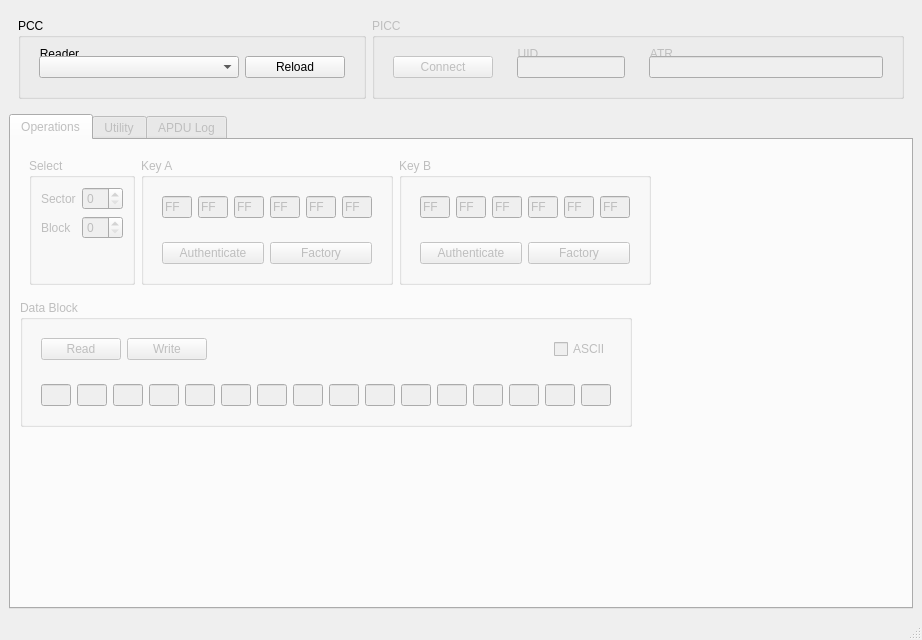
<?xml version="1.0" encoding="UTF-8"?>
<ui version="4.0">
 <class>MainWindow</class>
 <widget class="QMainWindow" name="MainWindow">
  <property name="geometry">
   <rect>
    <x>0</x>
    <y>0</y>
    <width>922</width>
    <height>640</height>
   </rect>
  </property>
  <property name="windowTitle">
   <string>MainWindow</string>
  </property>
  <widget class="QWidget" name="centralwidget">
   <layout class="QVBoxLayout" name="verticalLayout">
    <item>
     <widget class="QFrame" name="frame_2">
      <property name="sizePolicy">
       <sizepolicy hsizetype="Expanding" vsizetype="Preferred">
        <horstretch>0</horstretch>
        <verstretch>0</verstretch>
       </sizepolicy>
      </property>
      <property name="frameShape">
       <enum>QFrame::NoFrame</enum>
      </property>
      <property name="frameShadow">
       <enum>QFrame::Raised</enum>
      </property>
      <property name="lineWidth">
       <number>1</number>
      </property>
      <layout class="QHBoxLayout" name="horizontalLayout_2">
       <item>
        <widget class="QGroupBox" name="groupBoxPCC">
         <property name="sizePolicy">
          <sizepolicy hsizetype="Maximum" vsizetype="Maximum">
           <horstretch>0</horstretch>
           <verstretch>0</verstretch>
          </sizepolicy>
         </property>
         <property name="title">
          <string>PCC</string>
         </property>
         <layout class="QHBoxLayout" name="horizontalLayout">
          <item>
           <widget class="QGroupBox" name="groupBox_6">
            <property name="sizePolicy">
             <sizepolicy hsizetype="Minimum" vsizetype="Minimum">
              <horstretch>0</horstretch>
              <verstretch>0</verstretch>
             </sizepolicy>
            </property>
            <property name="styleSheet">
             <string notr="true">QGroupBox{
  border: none;
  margin-top: 2ex;
}
 QGroupBox::title{
  subcontrol-origin: 
  margin;subcontrol-position:
  top left;
  margin-left: 5px;
  padding:0px 3px;
}</string>
            </property>
            <property name="title">
             <string>Reader</string>
            </property>
            <layout class="QHBoxLayout" name="horizontalLayout_10">
             <property name="leftMargin">
              <number>9</number>
             </property>
             <property name="topMargin">
              <number>9</number>
             </property>
             <property name="rightMargin">
              <number>9</number>
             </property>
             <property name="bottomMargin">
              <number>9</number>
             </property>
             <item>
              <widget class="QComboBox" name="cmbReader">
               <property name="sizePolicy">
                <sizepolicy hsizetype="Fixed" vsizetype="Fixed">
                 <horstretch>0</horstretch>
                 <verstretch>0</verstretch>
                </sizepolicy>
               </property>
               <property name="minimumSize">
                <size>
                 <width>200</width>
                 <height>0</height>
                </size>
               </property>
              </widget>
             </item>
             <item>
              <widget class="QPushButton" name="btnReloadReader">
               <property name="sizePolicy">
                <sizepolicy hsizetype="Fixed" vsizetype="Fixed">
                 <horstretch>0</horstretch>
                 <verstretch>0</verstretch>
                </sizepolicy>
               </property>
               <property name="minimumSize">
                <size>
                 <width>100</width>
                 <height>0</height>
                </size>
               </property>
               <property name="text">
                <string>Reload</string>
               </property>
              </widget>
             </item>
            </layout>
           </widget>
          </item>
         </layout>
        </widget>
       </item>
       <item>
        <widget class="QGroupBox" name="groupBoxPICCC">
         <property name="enabled">
          <bool>false</bool>
         </property>
         <property name="sizePolicy">
          <sizepolicy hsizetype="Minimum" vsizetype="Minimum">
           <horstretch>0</horstretch>
           <verstretch>0</verstretch>
          </sizepolicy>
         </property>
         <property name="title">
          <string>PICC</string>
         </property>
         <layout class="QHBoxLayout" name="horizontalLayout_3">
          <item>
           <widget class="QGroupBox" name="groupBox_9">
            <property name="sizePolicy">
             <sizepolicy hsizetype="Minimum" vsizetype="Minimum">
              <horstretch>0</horstretch>
              <verstretch>0</verstretch>
             </sizepolicy>
            </property>
            <property name="styleSheet">
             <string notr="true">QGroupBox{
  border: none;
  margin-top: 2ex;
}
 QGroupBox::title{
  subcontrol-origin: 
  margin;subcontrol-position:
  top left;
  margin-left: 5px;
  padding:0px 3px;
}</string>
            </property>
            <property name="title">
             <string/>
            </property>
            <layout class="QHBoxLayout" name="horizontalLayout_13">
             <property name="leftMargin">
              <number>9</number>
             </property>
             <property name="topMargin">
              <number>9</number>
             </property>
             <property name="rightMargin">
              <number>9</number>
             </property>
             <property name="bottomMargin">
              <number>9</number>
             </property>
             <item>
              <widget class="QPushButton" name="btnConnetPICC">
               <property name="sizePolicy">
                <sizepolicy hsizetype="Fixed" vsizetype="Fixed">
                 <horstretch>0</horstretch>
                 <verstretch>0</verstretch>
                </sizepolicy>
               </property>
               <property name="minimumSize">
                <size>
                 <width>100</width>
                 <height>0</height>
                </size>
               </property>
               <property name="maximumSize">
                <size>
                 <width>16777215</width>
                 <height>16777215</height>
                </size>
               </property>
               <property name="text">
                <string>Connect</string>
               </property>
              </widget>
             </item>
            </layout>
           </widget>
          </item>
          <item>
           <widget class="QGroupBox" name="groupBox_7">
            <property name="sizePolicy">
             <sizepolicy hsizetype="Minimum" vsizetype="Minimum">
              <horstretch>0</horstretch>
              <verstretch>0</verstretch>
             </sizepolicy>
            </property>
            <property name="styleSheet">
             <string notr="true">QGroupBox{
  border: none;
  margin-top: 2ex;
}
 QGroupBox::title{
  subcontrol-origin: 
  margin;subcontrol-position:
  top left;
  margin-left: 5px;
  padding:0px 3px;
}</string>
            </property>
            <property name="title">
             <string>UID</string>
            </property>
            <layout class="QHBoxLayout" name="horizontalLayout_11">
             <property name="leftMargin">
              <number>9</number>
             </property>
             <property name="topMargin">
              <number>9</number>
             </property>
             <property name="rightMargin">
              <number>9</number>
             </property>
             <property name="bottomMargin">
              <number>9</number>
             </property>
             <item>
              <widget class="QLineEdit" name="txtUID">
               <property name="sizePolicy">
                <sizepolicy hsizetype="Fixed" vsizetype="Fixed">
                 <horstretch>0</horstretch>
                 <verstretch>0</verstretch>
                </sizepolicy>
               </property>
               <property name="minimumSize">
                <size>
                 <width>50</width>
                 <height>0</height>
                </size>
               </property>
               <property name="readOnly">
                <bool>true</bool>
               </property>
              </widget>
             </item>
            </layout>
           </widget>
          </item>
          <item>
           <widget class="QGroupBox" name="groupBox_8">
            <property name="sizePolicy">
             <sizepolicy hsizetype="Minimum" vsizetype="Minimum">
              <horstretch>0</horstretch>
              <verstretch>0</verstretch>
             </sizepolicy>
            </property>
            <property name="styleSheet">
             <string notr="true">QGroupBox{
  border: none;
  margin-top: 2ex;
}
 QGroupBox::title{
  subcontrol-origin: 
  margin;subcontrol-position:
  top left;
  margin-left: 5px;
  padding:0px 3px;
}</string>
            </property>
            <property name="title">
             <string>ATR</string>
            </property>
            <layout class="QHBoxLayout" name="horizontalLayout_12">
             <property name="leftMargin">
              <number>9</number>
             </property>
             <property name="topMargin">
              <number>9</number>
             </property>
             <property name="rightMargin">
              <number>9</number>
             </property>
             <property name="bottomMargin">
              <number>9</number>
             </property>
             <item>
              <widget class="QLineEdit" name="txtATR">
               <property name="minimumSize">
                <size>
                 <width>200</width>
                 <height>0</height>
                </size>
               </property>
               <property name="readOnly">
                <bool>true</bool>
               </property>
              </widget>
             </item>
            </layout>
           </widget>
          </item>
         </layout>
        </widget>
       </item>
      </layout>
     </widget>
    </item>
    <item>
     <widget class="QTabWidget" name="tabMain">
      <property name="enabled">
       <bool>false</bool>
      </property>
      <property name="currentIndex">
       <number>0</number>
      </property>
      <widget class="QWidget" name="tab">
       <attribute name="title">
        <string>Operations</string>
       </attribute>
       <layout class="QVBoxLayout" name="verticalLayout_4">
        <item>
         <widget class="QFrame" name="frame">
          <property name="sizePolicy">
           <sizepolicy hsizetype="Maximum" vsizetype="Maximum">
            <horstretch>0</horstretch>
            <verstretch>0</verstretch>
           </sizepolicy>
          </property>
          <property name="frameShape">
           <enum>QFrame::NoFrame</enum>
          </property>
          <property name="frameShadow">
           <enum>QFrame::Raised</enum>
          </property>
          <layout class="QHBoxLayout" name="horizontalLayout_4">
           <item>
            <widget class="QGroupBox" name="groupBox_3">
             <property name="title">
              <string>Select</string>
             </property>
             <layout class="QFormLayout" name="formLayout">
              <item row="1" column="0">
               <widget class="QLabel" name="label_5">
                <property name="text">
                 <string>Block</string>
                </property>
               </widget>
              </item>
              <item row="1" column="1">
               <widget class="QSpinBox" name="spnBlock">
                <property name="maximum">
                 <number>3</number>
                </property>
               </widget>
              </item>
              <item row="0" column="0">
               <widget class="QLabel" name="label_4">
                <property name="text">
                 <string>Sector</string>
                </property>
               </widget>
              </item>
              <item row="0" column="1">
               <widget class="QSpinBox" name="spnSector">
                <property name="maximum">
                 <number>15</number>
                </property>
               </widget>
              </item>
             </layout>
            </widget>
           </item>
           <item>
            <widget class="QGroupBox" name="groupBox_4">
             <property name="title">
              <string>Key A</string>
             </property>
             <layout class="QVBoxLayout" name="verticalLayout_2">
              <item>
               <widget class="QFrame" name="frame_3">
                <property name="frameShape">
                 <enum>QFrame::NoFrame</enum>
                </property>
                <property name="frameShadow">
                 <enum>QFrame::Raised</enum>
                </property>
                <layout class="QHBoxLayout" name="horizontalLayout_5">
                 <item>
                  <widget class="QLineEdit" name="txtKeyA0">
                   <property name="sizePolicy">
                    <sizepolicy hsizetype="Fixed" vsizetype="Fixed">
                     <horstretch>0</horstretch>
                     <verstretch>0</verstretch>
                    </sizepolicy>
                   </property>
                   <property name="maximumSize">
                    <size>
                     <width>30</width>
                     <height>30</height>
                    </size>
                   </property>
                   <property name="text">
                    <string>FF</string>
                   </property>
                   <property name="maxLength">
                    <number>2</number>
                   </property>
                  </widget>
                 </item>
                 <item>
                  <widget class="QLineEdit" name="txtKeyA1">
                   <property name="sizePolicy">
                    <sizepolicy hsizetype="Fixed" vsizetype="Fixed">
                     <horstretch>0</horstretch>
                     <verstretch>0</verstretch>
                    </sizepolicy>
                   </property>
                   <property name="maximumSize">
                    <size>
                     <width>30</width>
                     <height>30</height>
                    </size>
                   </property>
                   <property name="text">
                    <string>FF</string>
                   </property>
                   <property name="maxLength">
                    <number>2</number>
                   </property>
                  </widget>
                 </item>
                 <item>
                  <widget class="QLineEdit" name="txtKeyA2">
                   <property name="sizePolicy">
                    <sizepolicy hsizetype="Fixed" vsizetype="Fixed">
                     <horstretch>0</horstretch>
                     <verstretch>0</verstretch>
                    </sizepolicy>
                   </property>
                   <property name="maximumSize">
                    <size>
                     <width>30</width>
                     <height>30</height>
                    </size>
                   </property>
                   <property name="text">
                    <string>FF</string>
                   </property>
                   <property name="maxLength">
                    <number>2</number>
                   </property>
                  </widget>
                 </item>
                 <item>
                  <widget class="QLineEdit" name="txtKeyA3">
                   <property name="sizePolicy">
                    <sizepolicy hsizetype="Fixed" vsizetype="Fixed">
                     <horstretch>0</horstretch>
                     <verstretch>0</verstretch>
                    </sizepolicy>
                   </property>
                   <property name="maximumSize">
                    <size>
                     <width>30</width>
                     <height>30</height>
                    </size>
                   </property>
                   <property name="text">
                    <string>FF</string>
                   </property>
                   <property name="maxLength">
                    <number>2</number>
                   </property>
                  </widget>
                 </item>
                 <item>
                  <widget class="QLineEdit" name="txtKeyA4">
                   <property name="sizePolicy">
                    <sizepolicy hsizetype="Fixed" vsizetype="Fixed">
                     <horstretch>0</horstretch>
                     <verstretch>0</verstretch>
                    </sizepolicy>
                   </property>
                   <property name="maximumSize">
                    <size>
                     <width>30</width>
                     <height>30</height>
                    </size>
                   </property>
                   <property name="text">
                    <string>FF</string>
                   </property>
                   <property name="maxLength">
                    <number>2</number>
                   </property>
                  </widget>
                 </item>
                 <item>
                  <widget class="QLineEdit" name="txtKeyA5">
                   <property name="sizePolicy">
                    <sizepolicy hsizetype="Fixed" vsizetype="Fixed">
                     <horstretch>0</horstretch>
                     <verstretch>0</verstretch>
                    </sizepolicy>
                   </property>
                   <property name="maximumSize">
                    <size>
                     <width>30</width>
                     <height>30</height>
                    </size>
                   </property>
                   <property name="text">
                    <string>FF</string>
                   </property>
                   <property name="maxLength">
                    <number>2</number>
                   </property>
                  </widget>
                 </item>
                </layout>
               </widget>
              </item>
              <item>
               <widget class="QFrame" name="frame_4">
                <property name="frameShape">
                 <enum>QFrame::NoFrame</enum>
                </property>
                <property name="frameShadow">
                 <enum>QFrame::Raised</enum>
                </property>
                <layout class="QHBoxLayout" name="horizontalLayout_6">
                 <item>
                  <widget class="QPushButton" name="btnAuthKeyA">
                   <property name="text">
                    <string>Authenticate</string>
                   </property>
                  </widget>
                 </item>
                 <item>
                  <widget class="QPushButton" name="btnFactoryKeyA">
                   <property name="text">
                    <string>Factory</string>
                   </property>
                  </widget>
                 </item>
                </layout>
               </widget>
              </item>
             </layout>
            </widget>
           </item>
           <item>
            <widget class="QGroupBox" name="groupBox_5">
             <property name="title">
              <string>Key B</string>
             </property>
             <layout class="QVBoxLayout" name="verticalLayout_3">
              <item>
               <widget class="QFrame" name="frame_5">
                <property name="frameShape">
                 <enum>QFrame::NoFrame</enum>
                </property>
                <property name="frameShadow">
                 <enum>QFrame::Raised</enum>
                </property>
                <layout class="QHBoxLayout" name="horizontalLayout_7">
                 <item>
                  <widget class="QLineEdit" name="txtKeyB0">
                   <property name="sizePolicy">
                    <sizepolicy hsizetype="Fixed" vsizetype="Fixed">
                     <horstretch>0</horstretch>
                     <verstretch>0</verstretch>
                    </sizepolicy>
                   </property>
                   <property name="maximumSize">
                    <size>
                     <width>30</width>
                     <height>30</height>
                    </size>
                   </property>
                   <property name="text">
                    <string>FF</string>
                   </property>
                   <property name="maxLength">
                    <number>2</number>
                   </property>
                  </widget>
                 </item>
                 <item>
                  <widget class="QLineEdit" name="txtKeyB1">
                   <property name="sizePolicy">
                    <sizepolicy hsizetype="Fixed" vsizetype="Fixed">
                     <horstretch>0</horstretch>
                     <verstretch>0</verstretch>
                    </sizepolicy>
                   </property>
                   <property name="maximumSize">
                    <size>
                     <width>30</width>
                     <height>30</height>
                    </size>
                   </property>
                   <property name="text">
                    <string>FF</string>
                   </property>
                   <property name="maxLength">
                    <number>2</number>
                   </property>
                  </widget>
                 </item>
                 <item>
                  <widget class="QLineEdit" name="txtKeyB2">
                   <property name="sizePolicy">
                    <sizepolicy hsizetype="Fixed" vsizetype="Fixed">
                     <horstretch>0</horstretch>
                     <verstretch>0</verstretch>
                    </sizepolicy>
                   </property>
                   <property name="maximumSize">
                    <size>
                     <width>30</width>
                     <height>30</height>
                    </size>
                   </property>
                   <property name="text">
                    <string>FF</string>
                   </property>
                   <property name="maxLength">
                    <number>2</number>
                   </property>
                  </widget>
                 </item>
                 <item>
                  <widget class="QLineEdit" name="txtKeyB3">
                   <property name="sizePolicy">
                    <sizepolicy hsizetype="Fixed" vsizetype="Fixed">
                     <horstretch>0</horstretch>
                     <verstretch>0</verstretch>
                    </sizepolicy>
                   </property>
                   <property name="maximumSize">
                    <size>
                     <width>30</width>
                     <height>30</height>
                    </size>
                   </property>
                   <property name="text">
                    <string>FF</string>
                   </property>
                   <property name="maxLength">
                    <number>2</number>
                   </property>
                  </widget>
                 </item>
                 <item>
                  <widget class="QLineEdit" name="txtKeyB4">
                   <property name="sizePolicy">
                    <sizepolicy hsizetype="Fixed" vsizetype="Fixed">
                     <horstretch>0</horstretch>
                     <verstretch>0</verstretch>
                    </sizepolicy>
                   </property>
                   <property name="maximumSize">
                    <size>
                     <width>30</width>
                     <height>30</height>
                    </size>
                   </property>
                   <property name="text">
                    <string>FF</string>
                   </property>
                   <property name="maxLength">
                    <number>2</number>
                   </property>
                  </widget>
                 </item>
                 <item>
                  <widget class="QLineEdit" name="txtKeyB5">
                   <property name="sizePolicy">
                    <sizepolicy hsizetype="Fixed" vsizetype="Fixed">
                     <horstretch>0</horstretch>
                     <verstretch>0</verstretch>
                    </sizepolicy>
                   </property>
                   <property name="maximumSize">
                    <size>
                     <width>30</width>
                     <height>30</height>
                    </size>
                   </property>
                   <property name="text">
                    <string>FF</string>
                   </property>
                   <property name="maxLength">
                    <number>2</number>
                   </property>
                  </widget>
                 </item>
                </layout>
               </widget>
              </item>
              <item>
               <widget class="QFrame" name="frame_6">
                <property name="frameShape">
                 <enum>QFrame::NoFrame</enum>
                </property>
                <property name="frameShadow">
                 <enum>QFrame::Raised</enum>
                </property>
                <layout class="QHBoxLayout" name="horizontalLayout_8">
                 <item>
                  <widget class="QPushButton" name="btnAuthKeyB">
                   <property name="text">
                    <string>Authenticate</string>
                   </property>
                  </widget>
                 </item>
                 <item>
                  <widget class="QPushButton" name="btnFactoryKeyB">
                   <property name="text">
                    <string>Factory</string>
                   </property>
                  </widget>
                 </item>
                </layout>
               </widget>
              </item>
             </layout>
            </widget>
           </item>
           <item>
            <spacer name="horizontalSpacer_3">
             <property name="orientation">
              <enum>Qt::Horizontal</enum>
             </property>
             <property name="sizeHint" stdset="0">
              <size>
               <width>40</width>
               <height>20</height>
              </size>
             </property>
            </spacer>
           </item>
          </layout>
         </widget>
        </item>
        <item>
         <widget class="QGroupBox" name="groupBox">
          <property name="sizePolicy">
           <sizepolicy hsizetype="Maximum" vsizetype="Maximum">
            <horstretch>0</horstretch>
            <verstretch>0</verstretch>
           </sizepolicy>
          </property>
          <property name="title">
           <string>Data Block</string>
          </property>
          <layout class="QVBoxLayout" name="verticalLayout_5">
           <item>
            <widget class="QFrame" name="frame_9">
             <property name="frameShape">
              <enum>QFrame::NoFrame</enum>
             </property>
             <property name="frameShadow">
              <enum>QFrame::Raised</enum>
             </property>
             <layout class="QHBoxLayout" name="horizontalLayout_9">
              <item>
               <widget class="QPushButton" name="btnReadBlock">
                <property name="sizePolicy">
                 <sizepolicy hsizetype="Fixed" vsizetype="Fixed">
                  <horstretch>0</horstretch>
                  <verstretch>0</verstretch>
                 </sizepolicy>
                </property>
                <property name="text">
                 <string>Read</string>
                </property>
               </widget>
              </item>
              <item>
               <widget class="QPushButton" name="btnWriteBlock">
                <property name="sizePolicy">
                 <sizepolicy hsizetype="Fixed" vsizetype="Fixed">
                  <horstretch>0</horstretch>
                  <verstretch>0</verstretch>
                 </sizepolicy>
                </property>
                <property name="text">
                 <string>Write</string>
                </property>
               </widget>
              </item>
              <item>
               <spacer name="horizontalSpacer_2">
                <property name="orientation">
                 <enum>Qt::Horizontal</enum>
                </property>
                <property name="sizeHint" stdset="0">
                 <size>
                  <width>40</width>
                  <height>20</height>
                 </size>
                </property>
               </spacer>
              </item>
              <item>
               <widget class="QCheckBox" name="cbASCII">
                <property name="text">
                 <string>ASCII</string>
                </property>
                <property name="checked">
                 <bool>false</bool>
                </property>
               </widget>
              </item>
             </layout>
            </widget>
           </item>
           <item>
            <widget class="QFrame" name="frame_8">
             <property name="frameShape">
              <enum>QFrame::NoFrame</enum>
             </property>
             <property name="frameShadow">
              <enum>QFrame::Raised</enum>
             </property>
             <layout class="QHBoxLayout" name="horizontalLayout_15">
              <item>
               <widget class="QLineEdit" name="txtBlock0">
                <property name="maximumSize">
                 <size>
                  <width>30</width>
                  <height>30</height>
                 </size>
                </property>
                <property name="maxLength">
                 <number>2</number>
                </property>
               </widget>
              </item>
              <item>
               <widget class="QLineEdit" name="txtBlock3">
                <property name="maximumSize">
                 <size>
                  <width>30</width>
                  <height>30</height>
                 </size>
                </property>
                <property name="maxLength">
                 <number>2</number>
                </property>
               </widget>
              </item>
              <item>
               <widget class="QLineEdit" name="txtBlock4">
                <property name="maximumSize">
                 <size>
                  <width>30</width>
                  <height>30</height>
                 </size>
                </property>
                <property name="maxLength">
                 <number>2</number>
                </property>
               </widget>
              </item>
              <item>
               <widget class="QLineEdit" name="txtBlock12">
                <property name="maximumSize">
                 <size>
                  <width>30</width>
                  <height>30</height>
                 </size>
                </property>
                <property name="maxLength">
                 <number>2</number>
                </property>
               </widget>
              </item>
              <item>
               <widget class="QLineEdit" name="txtBlock14">
                <property name="maximumSize">
                 <size>
                  <width>30</width>
                  <height>30</height>
                 </size>
                </property>
                <property name="maxLength">
                 <number>2</number>
                </property>
               </widget>
              </item>
              <item>
               <widget class="QLineEdit" name="txtBlock8">
                <property name="maximumSize">
                 <size>
                  <width>30</width>
                  <height>30</height>
                 </size>
                </property>
                <property name="maxLength">
                 <number>2</number>
                </property>
               </widget>
              </item>
              <item>
               <widget class="QLineEdit" name="txtBlock2">
                <property name="maximumSize">
                 <size>
                  <width>30</width>
                  <height>30</height>
                 </size>
                </property>
                <property name="maxLength">
                 <number>2</number>
                </property>
               </widget>
              </item>
              <item>
               <widget class="QLineEdit" name="txtBlock1">
                <property name="maximumSize">
                 <size>
                  <width>30</width>
                  <height>30</height>
                 </size>
                </property>
                <property name="maxLength">
                 <number>2</number>
                </property>
               </widget>
              </item>
              <item>
               <widget class="QLineEdit" name="txtBlock11">
                <property name="maximumSize">
                 <size>
                  <width>30</width>
                  <height>30</height>
                 </size>
                </property>
                <property name="maxLength">
                 <number>2</number>
                </property>
               </widget>
              </item>
              <item>
               <widget class="QLineEdit" name="txtBlock9">
                <property name="maximumSize">
                 <size>
                  <width>30</width>
                  <height>30</height>
                 </size>
                </property>
                <property name="maxLength">
                 <number>2</number>
                </property>
               </widget>
              </item>
              <item>
               <widget class="QLineEdit" name="txtBlock13">
                <property name="maximumSize">
                 <size>
                  <width>30</width>
                  <height>30</height>
                 </size>
                </property>
                <property name="maxLength">
                 <number>2</number>
                </property>
               </widget>
              </item>
              <item>
               <widget class="QLineEdit" name="txtBlock7">
                <property name="maximumSize">
                 <size>
                  <width>30</width>
                  <height>30</height>
                 </size>
                </property>
                <property name="maxLength">
                 <number>2</number>
                </property>
               </widget>
              </item>
              <item>
               <widget class="QLineEdit" name="txtBlock5">
                <property name="maximumSize">
                 <size>
                  <width>30</width>
                  <height>30</height>
                 </size>
                </property>
                <property name="maxLength">
                 <number>2</number>
                </property>
               </widget>
              </item>
              <item>
               <widget class="QLineEdit" name="txtBlock10">
                <property name="maximumSize">
                 <size>
                  <width>30</width>
                  <height>30</height>
                 </size>
                </property>
                <property name="maxLength">
                 <number>2</number>
                </property>
               </widget>
              </item>
              <item>
               <widget class="QLineEdit" name="txtBlock6">
                <property name="maximumSize">
                 <size>
                  <width>30</width>
                  <height>30</height>
                 </size>
                </property>
                <property name="maxLength">
                 <number>2</number>
                </property>
               </widget>
              </item>
              <item>
               <widget class="QLineEdit" name="txtBlock15">
                <property name="maximumSize">
                 <size>
                  <width>30</width>
                  <height>30</height>
                 </size>
                </property>
                <property name="maxLength">
                 <number>2</number>
                </property>
               </widget>
              </item>
             </layout>
            </widget>
           </item>
          </layout>
         </widget>
        </item>
        <item>
         <spacer name="verticalSpacer">
          <property name="orientation">
           <enum>Qt::Vertical</enum>
          </property>
          <property name="sizeHint" stdset="0">
           <size>
            <width>20</width>
            <height>40</height>
           </size>
          </property>
         </spacer>
        </item>
       </layout>
      </widget>
      <widget class="QWidget" name="tab_2">
       <property name="enabled">
        <bool>false</bool>
       </property>
       <attribute name="title">
        <string>Utility</string>
       </attribute>
       <layout class="QGridLayout" name="gridLayout">
        <item row="0" column="0">
         <widget class="QTableView" name="tableView"/>
        </item>
       </layout>
      </widget>
      <widget class="QWidget" name="tab_3">
       <attribute name="title">
        <string>APDU Log</string>
       </attribute>
       <layout class="QGridLayout" name="gridLayout_2">
        <item row="0" column="0">
         <widget class="QPlainTextEdit" name="txtAPDULog"/>
        </item>
        <item row="1" column="0">
         <widget class="QFrame" name="frame_7">
          <property name="frameShape">
           <enum>QFrame::NoFrame</enum>
          </property>
          <property name="frameShadow">
           <enum>QFrame::Raised</enum>
          </property>
          <layout class="QHBoxLayout" name="horizontalLayout_14">
           <item>
            <spacer name="horizontalSpacer">
             <property name="orientation">
              <enum>Qt::Horizontal</enum>
             </property>
             <property name="sizeHint" stdset="0">
              <size>
               <width>40</width>
               <height>20</height>
              </size>
             </property>
            </spacer>
           </item>
           <item>
            <widget class="QPushButton" name="btnClearLog">
             <property name="text">
              <string>Clear</string>
             </property>
            </widget>
           </item>
          </layout>
         </widget>
        </item>
       </layout>
      </widget>
     </widget>
    </item>
   </layout>
  </widget>
  <widget class="QMenuBar" name="menubar">
   <property name="geometry">
    <rect>
     <x>0</x>
     <y>0</y>
     <width>922</width>
     <height>22</height>
    </rect>
   </property>
  </widget>
  <widget class="QStatusBar" name="statusbar"/>
 </widget>
 <resources/>
 <connections/>
</ui>
